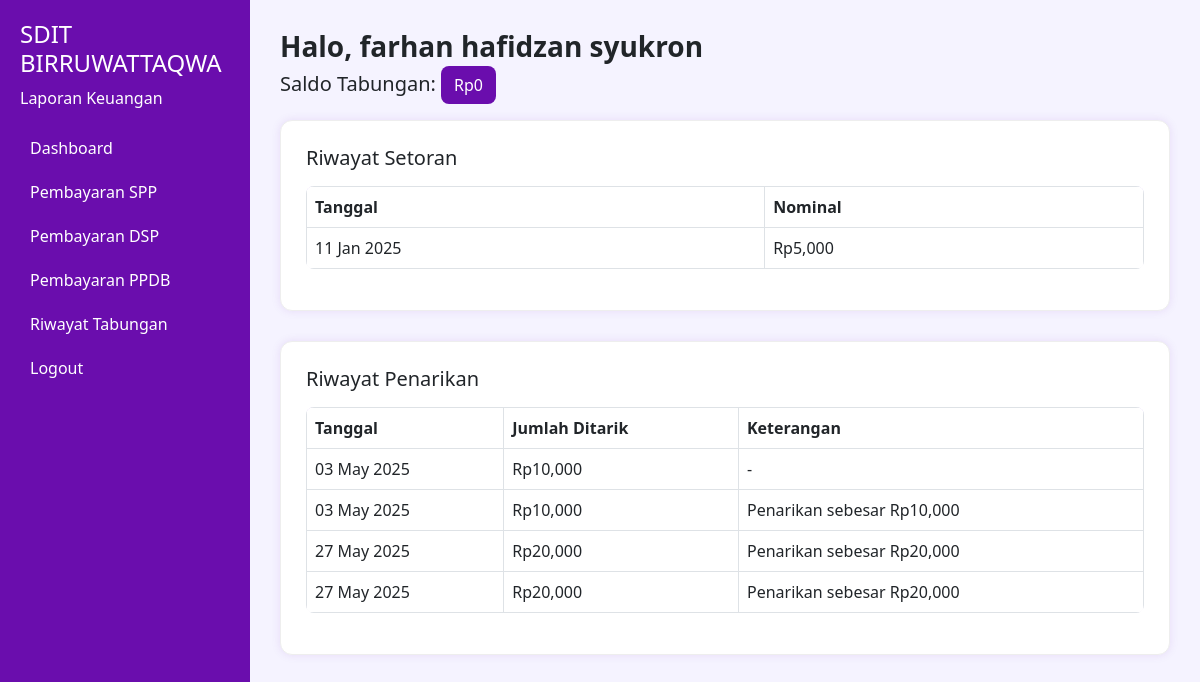
The page /tabungan-siswa/ (signed in) on the database its author committed.
### keuangan/models.py (models this page shows, shortened)
class Siswa(models.Model):
    user = models.OneToOneField(User, on_delete=models.CASCADE)
    nama = models.CharField(max_length=100)
    kelas = models.CharField(max_length=50)
    no_rekening = models.CharField(max_length=20)

class TabunganSiswa(models.Model):
    siswa = models.ForeignKey(Siswa, on_delete=models.CASCADE)
    tanggal = models.DateField()
    nominal = models.IntegerField(default=5000)
    tarik = models.BooleanField(default=False)
    is_posted_to_laporan_keuangan = models.BooleanField(default=False) # Tambahkan field ini
    class Meta:
        unique_together = ('siswa', 'tanggal') # Anda bisa mempertimbangkan ('siswa', 'tanggal', 'tarik') jika satu model untuk setor & tarik

class PenarikanTabungan(models.Model):
    siswa = models.ForeignKey(Siswa, on_delete=models.CASCADE)
    tanggal_penarikan = models.DateField(auto_now_add=True)
    jumlah_ditarik = models.IntegerField()
    keterangan = models.TextField(blank=True, null=True)
    is_posted_to_laporan_keuangan = models.BooleanField(default=False) # Tambahkan field ini

### keuangan/views.py (the view)
# urls.py: path('tabungan-siswa/', views.tabungan_siswa_view, name='tabungan_siswa'),
@login_required
def tabungan_siswa_view(request):
    siswa = getattr(request.user, 'siswa', None)
    if not siswa:
        return redirect('dashboard')  # atau sesuaikan dengan redirect lain
    tabungan_masuk = TabunganSiswa.objects.filter(siswa=siswa, tarik=False)
    penarikan = PenarikanTabungan.objects.filter(siswa=siswa)
    total_setoran = sum(t.nominal for t in tabungan_masuk)
    total_penarikan = sum(p.jumlah_ditarik for p in penarikan)
    saldo = max(total_setoran - total_penarikan, 0)
    context = {
        'siswa': siswa,
        'tabungan_masuk': tabungan_masuk,
        'penarikan': penarikan,
        'saldo': saldo,
    }
    return render(request, 'keuangan/siswa/tabungan_siswa.html', context)

### keuangan/templates/keuangan/siswa/tabungan_siswa.html (shortened to what this page needs)
{% load humanize %}
{% load static %}
<!DOCTYPE html>
<html lang="id">
<head>
  <link href="https://cdn.jsdelivr.net/npm/bootstrap@5.3.0/dist/css/bootstrap.min.css" rel="stylesheet">
</head>
<body>
<div class="sidebar">
  <h4>SDIT BIRRUWATTAQWA</h4>
  <p>Laporan Keuangan</p>
  <a href="#">Dashboard</a>
  <a href="{% url 'tagihan_spp' %}">Pembayaran SPP</a>
  <a href="{% url 'dsp_siswa_detail' %}">Pembayaran DSP</a>
  <a href="{% url 'siswa_ppdb_detail' %}">Pembayaran PPDB</a>
  <a href="{% url 'tabungan_siswa' %}">Riwayat Tabungan</a>
  <a href="{% url 'logout' %}">Logout</a>
</div>
<div class="main-content">
  <div class="mb-4">
    <h3 class="fw-bold">Halo, {{ siswa.nama }}</h3>
    <h5>Saldo Tabungan:
      <span class="badge-saldo">Rp{{ saldo|intcomma }}</span>
    </h5>
  </div>
  <div class="card-box">
    <h5 class="mb-3">Riwayat Setoran</h5>
    <div class="table-responsive">
      <table class="table table-custom table-bordered">
        <thead>
          <tr>
            <th>Tanggal</th>
            <th>Nominal</th>
          </tr>
        </thead>
        <tbody>
          {% for t in tabungan_masuk %}
          <tr>
            <td>{{ t.tanggal|date:"d M Y" }}</td>
            <td>Rp{{ t.nominal|intcomma }}</td>
          </tr>
          {% empty %}
          <tr><td colspan="2" class="text-center text-muted-empty">🔍 Belum ada setoran</td></tr>
          {% endfor %}
        </tbody>
      </table>
    </div>
  </div>
  <div class="card-box">
    <h5 class="mb-3">Riwayat Penarikan</h5>
    <div class="table-responsive">
      <table class="table table-custom table-bordered">
        <thead>
          <tr>
            <th>Tanggal</th>
            <th>Jumlah Ditarik</th>
            <th>Keterangan</th>
          </tr>
        </thead>
        <tbody>
          {% for p in penarikan %}
          <tr>
            <td>{{ p.tanggal_penarikan|date:"d M Y" }}</td>
            <td>Rp{{ p.jumlah_ditarik|intcomma }}</td>
            <td>{{ p.keterangan|default:"-" }}</td>
          </tr>
          {% empty %}
          <tr><td colspan="3" class="text-center text-muted-empty">📭 Belum ada penarikan</td></tr>
          {% endfor %}
        </tbody>
      </table>
    </div>
  </div>
</div>
</body>
</html>

### keuangan/templates/keuangan/siswa/tabungan_siswa.html (style rules this page uses)
body { display: flex; }
.sidebar { width: 250px; background: #6a0dad; color: white; min-height: 100vh; padding: 20px; }
.sidebar a { color: white; text-decoration: none; display: block; padding: 10px; border-radius: 5px; }
.main-content { flex-grow: 1; padding: 30px; background: #f5f3ff; min-height: 100vh; }
.card-box { background: #fff; border-radius: 12px; padding: 25px; box-shadow: 0 0 10px rgba(106, 13, 173, 0.1); margin-bottom: 30px; border: 1px solid #eee; }
.table-custom { background: rgba(106, 13, 173, 0.05); border-radius: 8px; overflow: hidden; }
.table-custom thead { background: #e9d8fd; }
.table th, .table td { vertical-align: middle; }
.badge-saldo { background-color: #6a0dad; color: white; font-size: 1rem; padding: 0.5em 0.8em; border-radius: 0.5rem; }

### rows shown on the page
Siswa: nama "farhan hafidzan syukron"
TabunganSiswa: tanggal "11 Jan 2025", nominal "5,000"
PenarikanTabungan: tanggal_penarikan "03 May 2025", jumlah_ditarik "10,000", keterangan "-"
PenarikanTabungan: tanggal_penarikan "03 May 2025", jumlah_ditarik "10,000", keterangan "Penarikan sebesar Rp10,000"
PenarikanTabungan: tanggal_penarikan "27 May 2025", jumlah_ditarik "20,000", keterangan "Penarikan sebesar Rp20,000"
PenarikanTabungan: tanggal_penarikan "27 May 2025", jumlah_ditarik "20,000", keterangan "Penarikan sebesar Rp20,000"

### other values the page prints
{{ saldo|intcomma }} "0"
